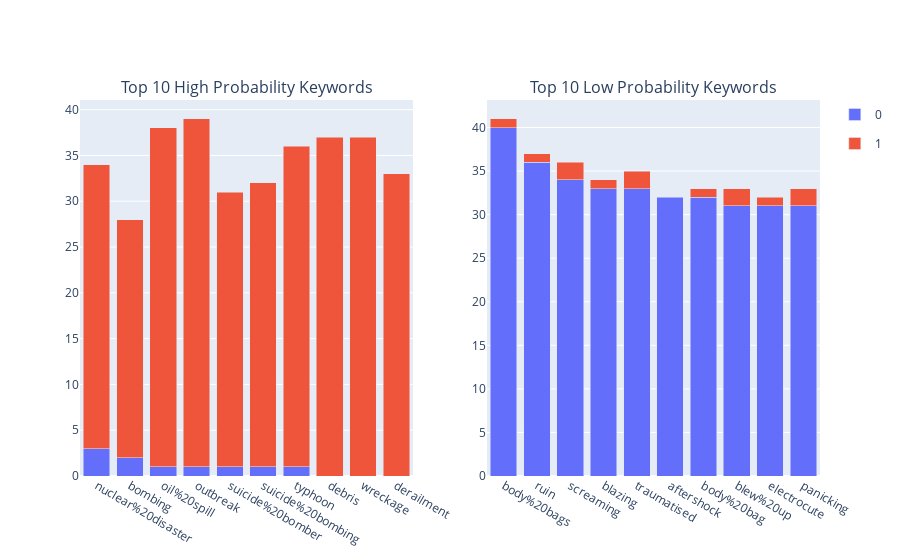

The notebook cell saved with this chart:
### Code cell
top_key_word = train_df.groupby(["keyword"])["target"].mean().reset_index().sort_values(by = 'target', ascending=False)
top_key_word = top_key_word["keyword"]
# Separate the top_key_word into head and tail keywords
head_key_word = top_key_word.head(10)
tail_key_word = top_key_word.tail(10)

target_by_keyword = train_df.groupby(["keyword", "target"])["text"].count().reset_index()
target_by_keyword = target_by_keyword.rename(columns={"text": "count"})
target_by_keyword = target_by_keyword.sort_values(by=["target", "count"], ascending=[True, False])
target_by_keyword['target'] = target_by_keyword['target'].astype(object)

from plotly.subplots import make_subplots


# Filter the target_by_keyword DataFrame based on head and tail keywords
head_data = target_by_keyword[target_by_keyword["keyword"].isin(head_key_word)]
tail_data = target_by_keyword[target_by_keyword["keyword"].isin(tail_key_word)]

# Create the subplots
fig = make_subplots(rows=1, cols=2, subplot_titles=("Top 10 High Probability Keywords", "Top 10 Low Probability Keywords"))

# Plot the first subplot (top 10 high probability keywords)
fig.add_trace(px.bar(head_data, x="keyword", y='count', color = "target").data[0], row=1, col=1)
fig.add_trace(px.bar(head_data, x="keyword", y='count', color = "target").data[1], row=1, col=1)

# Plot the second subplot (top 10 low  probability keywords)
fig.add_trace(px.bar(tail_data, x="keyword", y='count', color = "target").data[0], row=1, col=2)
fig.add_trace(px.bar(tail_data, x="keyword", y='count', color = "target").data[1], row=1, col=2)

# Update the layout
fig.update_layout(
    xaxis=dict(type='category'),
    showlegend=True,
    barmode='stack'
    
)

fig.update_traces(showlegend=True, row=1, col=1)  
fig.update_traces(showlegend=False, row=1, col=2)  

# Show the figure

fig.show()

### Figure 1 — Plotly figure (JSON) as saved in the notebook; plotly's stock layout.template omitted (floating-point values rounded to 4 significant figures)
{"data": [{"alignmentgroup": "True", "hovertemplate": "target=0<br>keyword=%{x}<br>count=%{y}<extra></extra>", "legendgroup": "0", "marker": {"color": "#636efa", "pattern": {"shape": ""}}, "name": "0", "offsetgroup": "0", "orientation": "v", "showlegend": true, "textposition": "auto", "type": "bar", "x": ["nuclear%20disaster", "bombing", "oil%20spill", "outbreak", "suicide%20bomber", "suicide%20bombing", "typhoon"], "xaxis": "x", "y": [3, 2, 1, 1, 1, 1, 1], "yaxis": "y"}, {"alignmentgroup": "True", "hovertemplate": "target=1<br>keyword=%{x}<br>count=%{y}<extra></extra>", "legendgroup": "1", "marker": {"color": "#EF553B", "pattern": {"shape": ""}}, "name": "1", "offsetgroup": "1", "orientation": "v", "showlegend": true, "textposition": "auto", "type": "bar", "x": ["outbreak", "debris", "oil%20spill", "wreckage", "typhoon", "derailment", "nuclear%20disaster", "suicide%20bombing", "suicide%20bomber", "bombing"], "xaxis": "x", "y": [38, 37, 37, 37, 35, 33, 31, 31, 30, 26], "yaxis": "y"}, {"alignmentgroup": "True", "hovertemplate": "target=0<br>keyword=%{x}<br>count=%{y}<extra></extra>", "legendgroup": "0", "marker": {"color": "#636efa", "pattern": {"shape": ""}}, "name": "0", "offsetgroup": "0", "orientation": "v", "showlegend": false, "textposition": "auto", "type": "bar", "x": ["body%20bags", "ruin", "screaming", "blazing", "traumatised", "aftershock", "body%20bag", "blew%20up", "electrocute", "panicking"], "xaxis": "x2", "y": [40, 36, 34, 33, 33, 32, 32, 31, 31, 31], "yaxis": "y2"}, {"alignmentgroup": "True", "hovertemplate": "target=1<br>keyword=%{x}<br>count=%{y}<extra></extra>", "legendgroup": "1", "marker": {"color": "#EF553B", "pattern": {"shape": ""}}, "name": "1", "offsetgroup": "1", "orientation": "v", "showlegend": false, "textposition": "auto", "type": "bar", "x": ["blew%20up", "panicking", "screaming", "traumatised", "blazing", "body%20bag", "body%20bags", "electrocute", "ruin"], "xaxis": "x2", "y": [2, 2, 2, 2, 1, 1, 1, 1, 1], "yaxis": "y2"}], "layout": {"annotations": [{"font": {"size": 16}, "showarrow": false, "text": "Top 10 High Probability Keywords", "x": 0.225, "xanchor": "center", "xref": "paper", "y": 1, "yanchor": "bottom", "yref": "paper"}, {"font": {"size": 16}, "showarrow": false, "text": "Top 10 Low Probability Keywords", "x": 0.775, "xanchor": "center", "xref": "paper", "y": 1, "yanchor": "bottom", "yref": "paper"}], "barmode": "stack", "showlegend": true, "xaxis": {"anchor": "y", "domain": [0, 0.45], "type": "category"}, "xaxis2": {"anchor": "y2", "domain": [0.55, 1]}, "yaxis": {"anchor": "x", "domain": [0, 1]}, "yaxis2": {"anchor": "x2", "domain": [0, 1]}}}
